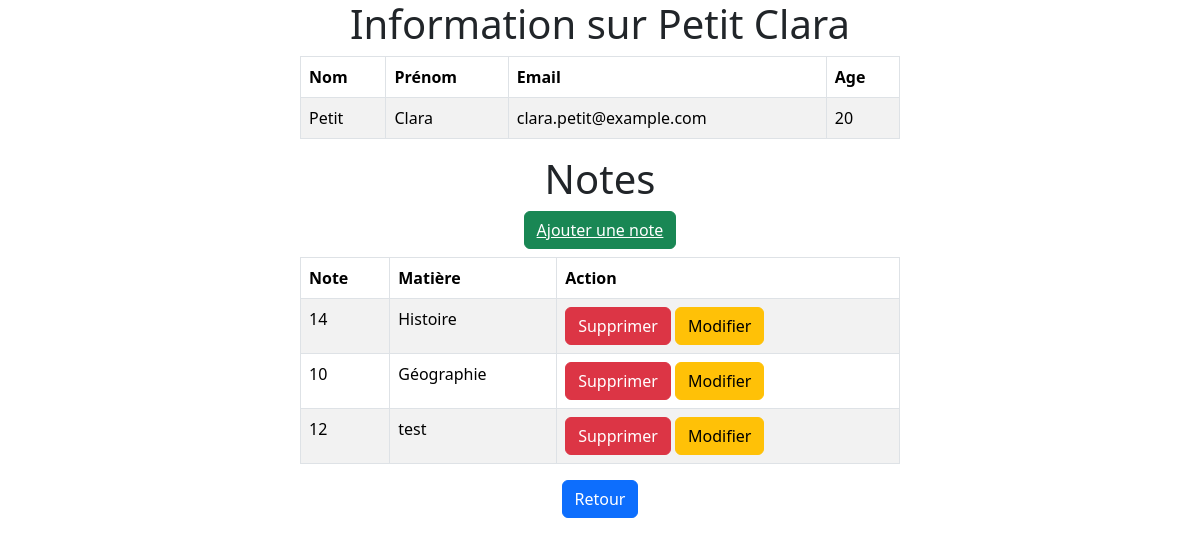
/student/info/3, run on the app's committed database.
### tables this page shows
create table students
(
    id       int auto_increment
        primary key,
    surname  varchar(30)  not null,
    lastname varchar(30)  not null,
    age      int          not null,
    email    varchar(100) not null
);

create table note
(
    id         int auto_increment
        primary key,
    student_id int         not null,
    note       int         not null,
    mat        varchar(30) not null,
    constraint note_ibfk_1
        foreign key (student_id) references students (id)
            on delete cascade,
    check (`note` >= 0 and `note` <= 20)
);

### src/controllers/studentController.php (called while the page is built, shortened)
<?php
class StudentController extends Controller {
    public function info(string $id): void
    {
        $data = $this->student->info($id);
        $notes = $this->note->getNoteByStudentId($id);
        $this->render();
    }
}

### core/kernel.php (called while the page is built, shortened)
<?php
class kernel {
    static private array $url;
    static private object $controller;
    public static function run(): void
    {
        self::$url = Routeur::getPath();
        self::loadController();
    }
    private static function loadController(): void
    {
        self::$controller = new $controllerName();
        self::$url["args"] = array_values(array_filter(self::$url["args"], function ($arg) {
            return !empty($arg);
        }));
        self::$controller->{self::$url["action"]}(...self::$url["args"]);
    }
}

### core/app.php (called while the page is built, shortened)
<?php
Kernel::run();

### core/Model.php (called while the page is built, shortened)
<?php
class Model extends DB
{
    protected array $fields;
    protected array $externalFields;
    protected string $table;
    public function __construct(string $config_name = "default") {
        $this->requester = new Requester($this->table, $this->fields, $this->externalFields, $this->getConn());
    }
}

### src/models/studentModel.php (called while the page is built, shortened)
<?php
class student extends Model {
    protected function __init(): void
    {
        $this->table = "students";
        $this->fields = ["id", "age", "lastname", "firstname", "email"];
        $this->externalFields = ["id"=>"note.student_id"];
    }
    public function info($id): array|false
    {
        $stmt = $this->requester->select([
                "WHERE" => [
                    "students.id" => $id
                ],
            ]);
        $stmt->execute();
        return $stmt->fetch(PDO::FETCH_ASSOC);
    }
}

### core/db.php (called while the page is built, shortened)
<?php
class DB {
    private string $DB_HOST;
    private string $DB_USER;
    private string $DB_PASS;
    private string $DB_PORT;
    private string $DB_NAME;
    private PDO $conn;
    private function connect(): void
    {
        $this->conn = new PDO("mysql:host=" . $this->DB_HOST. ";port=" . $this->DB_PORT . ";dbname=" . $this->DB_NAME, $this->DB_USER, $this->DB_PASS);
        $this->conn->setAttribute(PDO::ATTR_ERRMODE, PDO::ERRMODE_EXCEPTION);
    }
    protected function getConn(): PDO
    {
        return $this->conn;
    }
    private function getConfig(string $config_name): void
    {
        $config = require ROOT . DS . "config.php";
        $this->DB_HOST = $config["database"][$config_name]["host"];
        $this->DB_USER = $config["database"][$config_name]["user"];
        $this->DB_PASS = $config["database"][$config_name]["password"];
        $this->DB_PORT = $config["database"][$config_name]["port"];
        $this->DB_NAME = $config["database"][$config_name]["dbname"];
    }
}

### config.php (called while the page is built)
<?php
return [
    'database' => [
        "default" => [
            'host' => 'localhost',
            'user' => 'test',
            'password' => 'test1234',
            'port' => 3306,
            'dbname' => 'test',
        ]
    ],
];

### core/requester.php (called while the page is built, shortened)
<?php
class Requester
{
    protected string $table;
    protected PDO $pdo;
    public function __construct(string $table, array $fields, array $external_fields, PDO $pdo)
    {
        $this->table = $table;
        $this->pdo = $pdo;
    }
    public function select(array $params): PDOStatement
    {
        $out = "SELECT ";
        if (!isset($params["COLLUM"]) || count($params["COLLUM"]) == 0) {
            $out .= "* ";
        } else  {
            $out .= join(", ", $params["COLLUM"])." ";
        }
        $out .= "FROM ".$this->table;
        $out .= " ";
        $param = [];
        if (isset($params["WHERE"]) && count($params["WHERE"]) > 0) {
            $t = $this->where($params["WHERE"]);
            $param = $t[1];
            $out .= " WHERE ". $t[0];
        }
        return $this->prepare($out, $param);
    }
    private function prepare(string $sql, array $param): PDOStatement
    {
        $stmt = $this->pdo->prepare($sql);
        foreach ($param as $key => $value) {
            foreach ($value as $param_name => $param_value) {
                if (is_array($param_value)) {
                    $stmt->bindValue(":".$param_name, $param_value[0]);
                } else {
                    $stmt->bindValue(":".$param_name, $param_value);
                }
            }
        }
        return $stmt;
    }
    private function where(array $params): array
    {
        $out = "";
        $out_parameter = [];
        foreach ($params as $key => $value) {
            if ($key == "AND" ||  $key == "OR") {
                $out .= "(";
                $t = $this->where($value[0]);
                $out_parameter = array_merge($out_parameter, $t[1]);
                $out .= $t[0] . " " . $key . " ";
                $t = $this->where($value[1]);
                $out_parameter = array_merge($out_parameter, $t[1]);
                $out .= $t[0] . ")";
            }
            elseif ($key == "<" || $key == ">" || $key == "<=" || $key == ">=" || $key == "=" || $key == "!=" || $key == "LIKE") {
                $param_name = $this->get_random_parrams_name();
                $out .= $value[0] . " " . $key . " :".$param_name;
                $out_parameter[] = [
                    $param_name => $value[1]
                ];
            } else {
                $param_name = $this->get_random_parrams_name();
                $out .= $key . " = :".$param_name;
                $out_parameter[] = [
                    $param_name => (is_array($value) ? $value[0] : $value)
                ];
            }
        }
        return [
            $out,
            $out_parameter
        ];
    }
    private function get_random_parrams_name(): string
    {
        $out = "";
        for ($i = 0; $i < 10; $i++) {
            $out .= chr(rand(97, 122));
        }
        return $out;
    }
}

### src/models/noteModel.php (called while the page is built, shortened)
<?php
class note extends Model
{
    protected function __init(): void
    {
        $this->table = "note";
        $this->fields = ["id", "student_id", "note"];
        $this->externalFields = [];
    }
    public function getNoteByStudentId(int $id) {
        $stmt = $this->requester->select([
            "WHERE"=>[
                "student_id"=>$id
            ]
        ]);
        $stmt->execute();
        return $stmt->fetchAll(PDO::FETCH_ASSOC);
    }
}

### src/views/student/info.php (the view, shortened to what this page needs)
<div id="container">
    <h1 class="text-center">Information sur <?= $data['lastname'] ?> <?= $data['surname'] ?></h1>
    <div class="d-flex flex-column align-items-center">
        <table class="table table-striped table-bordered w-50">
            <thead>
                <tr>
                    <th>Nom</th>
                    <th>Prénom</th>
                    <th>Email</th>
                    <th>Age</th>
                </tr>
            </thead>
            <tbody>
                <tr>
                    <td><?= $data['lastname'] ?></td>
                    <td><?= $data['surname'] ?></td>
                    <td><?= $data['email'] ?></td>
                    <td><?= $data['age'] ?></td>
                </tr>
            </tbody>
        </table>
        <h1 class="text-center">Notes</h1>
        <h1 class="btn btn-success">
            <a href="/note/add/<?= $data['id'] ?>" class="text-white">Ajouter une note</a>
        </h1>
        <table class="table table-striped table-bordered w-50">
            <thead>
                <tr>
                    <th>Note</th>
                    <th>Matière</th>
                    <th>Action</th>
                </tr>
            </thead>
            <tbody>
                <?php foreach ($notes as $note): ?>
                    <tr>
                        <td><?= $note['note'] ?></td>
                        <td><?= $note['mat'] ?></td>
                        <td>
                            <a href="/note/delete/<?= $data["id"] ?>/<?= $note['id'] ?>" class="btn btn-danger">Supprimer</a>
                            <a href="/note/edit/<?= $data['id'] ?>/<?= $note["id"] ?>" class="btn btn-warning">Modifier</a>
                        </td>
                    </tr>
                <?php endforeach; ?>
            </tbody>
        </table>
        <a href="/student/index" class="btn btn-primary">Retour</a>
</div>

### src/templates/default.php (style rules this page uses)
body, html { margin: 0; padding: 0; overflow-x: hidden; }

### data on the page
students: lastname "Petit", surname "Clara", email "clara.petit@example.com", age "20"
note: note "14", mat "Histoire"
note: note "10", mat "Géographie"
note: note "12", mat "test"
